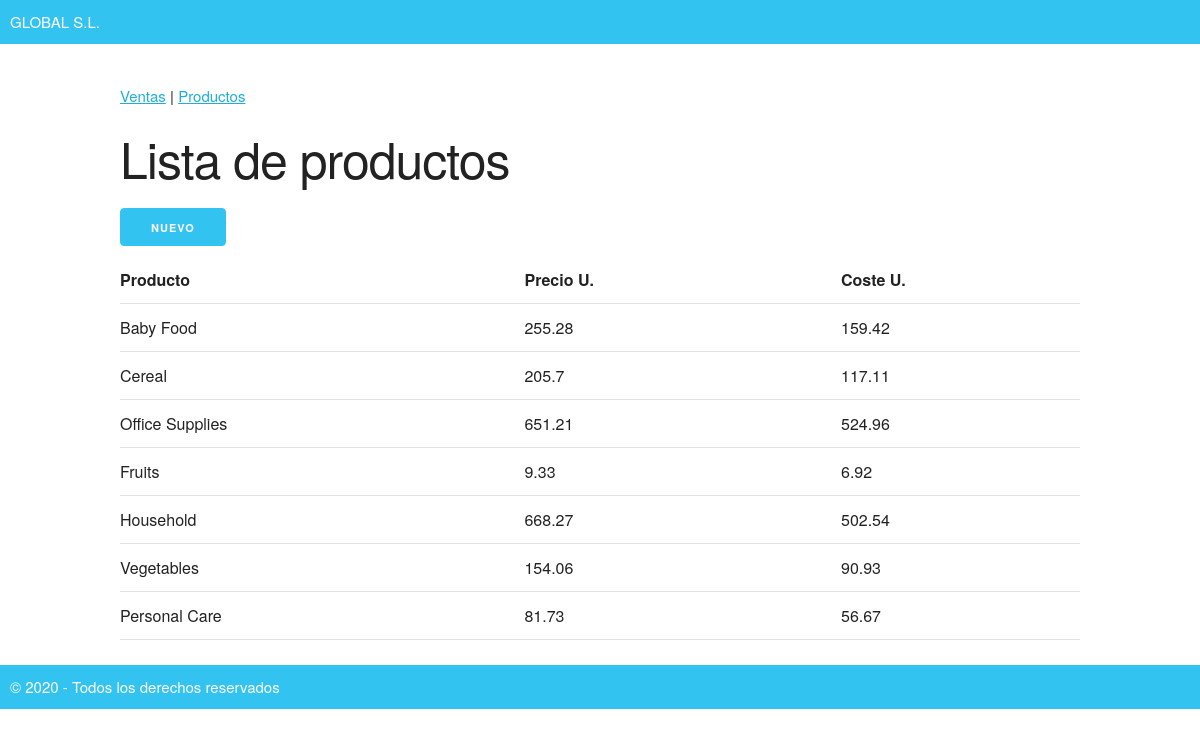
The page /productos on the database its author committed.
### tables this page shows
CREATE TABLE "productos" (
	"id"	INTEGER PRIMARY KEY AUTOINCREMENT UNIQUE,
	"tipo_producto"	TEXT NOT NULL UNIQUE,
	"precio_unitario"	REAL NOT NULL,
	"coste_unitario"	REAL NOT NULL
);

### the_app/routes.py (the view)
@app.route("/productos")
def productos(): #Funcion url_form. Lo traemos aquí para que haga este proceso.
    conn = sqlite3.connect(BASE_DATOS)
    cur = conn.cursor()
    query = "SELECT id, tipo_producto, precio_unitario, coste_unitario FROM productos;"
    productos = cur.execute(query).fetchall()
    conn.close()
    return render_template("productos.html", productos=productos)

### the_app/templates/productos.html (shortened to what this page needs)
{% extends 'base.html' %}
{% block contenido %}
    <h1>Lista de productos</h1>
    <a class="button button-primary" href="/addproducto">Nuevo</a>
    <table class="u-full-width">
        <tr>
            <th>Producto</th>
            <th>Precio U.</th>
            <th>Coste U.</th>
        </tr>
        {% for producto in productos %}
        <tr>
            <td class="producto">{{ producto[1] }}</td>
            <td>{{ producto[2] }}</td>
            <td>{{ producto[3] }}</td>
        </tr>
        {% endfor %}
    </table>
{% endblock %}

### the_app/templates/base.html (shortened to what this page needs)
<html lang="en">
<head>
    <link rel="stylesheet" href="/static/normalize.css">
    <link rel="stylesheet" href="/static/skeleton.css">
    <link rel="stylesheet" href="/static/styles.css">
</head>
<body>
    <header>
        GLOBAL S.L.
    </header>
    <section class="container">
        <div class="menu">
            <a href="/">Ventas</a> | <a href="/productos">Productos</a>
        </div>
        {% block contenido %}{% endblock %}
    </section>
    <footer>
        &copy; 2020 - Todos los derechos reservados
    </footer>
</body>
</html>

### the_app/static/skeleton.css (style rules this page uses)
.container { position: relative; width: 100%; max-width: 960px; margin: 0 auto; padding: 0 20px; box-sizing: border-box; }
@media (min-width: 400px) { .container { width: 85%; padding: 0; } }
@media (min-width: 550px) { .container { width: 80%; } }
html { font-size: 62.5%; }
body { font-size: 1.5em; line-height: 1.6; font-weight: 400; font-family: "Raleway", "HelveticaNeue", "Helvetica Neue", Helvetica, Arial, sans-serif; color: #222; }
h1, h2, h3, h4, h5, h6 { margin-top: 0; margin-bottom: 2rem; font-weight: 300; }
h1 { font-size: 4.0rem; line-height: 1.2; letter-spacing: -.1rem; }
@media (min-width: 550px) { h1 { font-size: 5.0rem; } }
a { color: #1EAEDB; }
.button, button, input[type="submit"], input[type="reset"], input[type="button"] { display: inline-block; height: 38px; padding: 0 30px; color: #555; text-align: center; font-size: 11px; font-weight: 600; line-height: 38px; letter-spacing: .1rem; text-transform: uppercase; text-decoration: none; white-space: nowrap; background-color: transparent; border-radius: 4px; border: 1px solid #bbb; cursor: pointer; box-sizing: border-box; }
.button.button-primary, button.button-primary, input[type="submit"].button-primary, input[type="reset"].button-primary, input[type="button"].button-primary { color: #FFF; background-color: #33C3F0; border-color: #33C3F0; }
th, td { padding: 12px 15px; text-align: left; border-bottom: 1px solid #E1E1E1; }
th:first-child, td:first-child { padding-left: 0; }
th:last-child, td:last-child { padding-right: 0; }
button, .button { margin-bottom: 1rem; }
pre, blockquote, dl, figure, table, p, ul, ol, form { margin-bottom: 2.5rem; }
.u-full-width { width: 100%; box-sizing: border-box; }
.container:after, .row:after, .u-cf { content: ""; display: table; clear: both; }

### the_app/static/styles.css (style rules this page uses)
header, footer { padding: 10px; background-color: #33c3f0; color: white; }
header { margin-bottom: 20px; }
footer { margin-bottom: 20px; }
.menu { padding-top: 20px; padding-bottom: 20px; }

### rows shown on the page
productos: tipo_producto "Baby Food", precio_unitario "255.28", coste_unitario "159.42"
productos: tipo_producto "Cereal", precio_unitario "205.7", coste_unitario "117.11"
productos: tipo_producto "Office Supplies", precio_unitario "651.21", coste_unitario "524.96"
productos: tipo_producto "Fruits", precio_unitario "9.33", coste_unitario "6.92"
productos: tipo_producto "Household", precio_unitario "668.27", coste_unitario "502.54"
productos: tipo_producto "Vegetables", precio_unitario "154.06", coste_unitario "90.93"
productos: tipo_producto "Personal Care", precio_unitario "81.73", coste_unitario "56.67"
